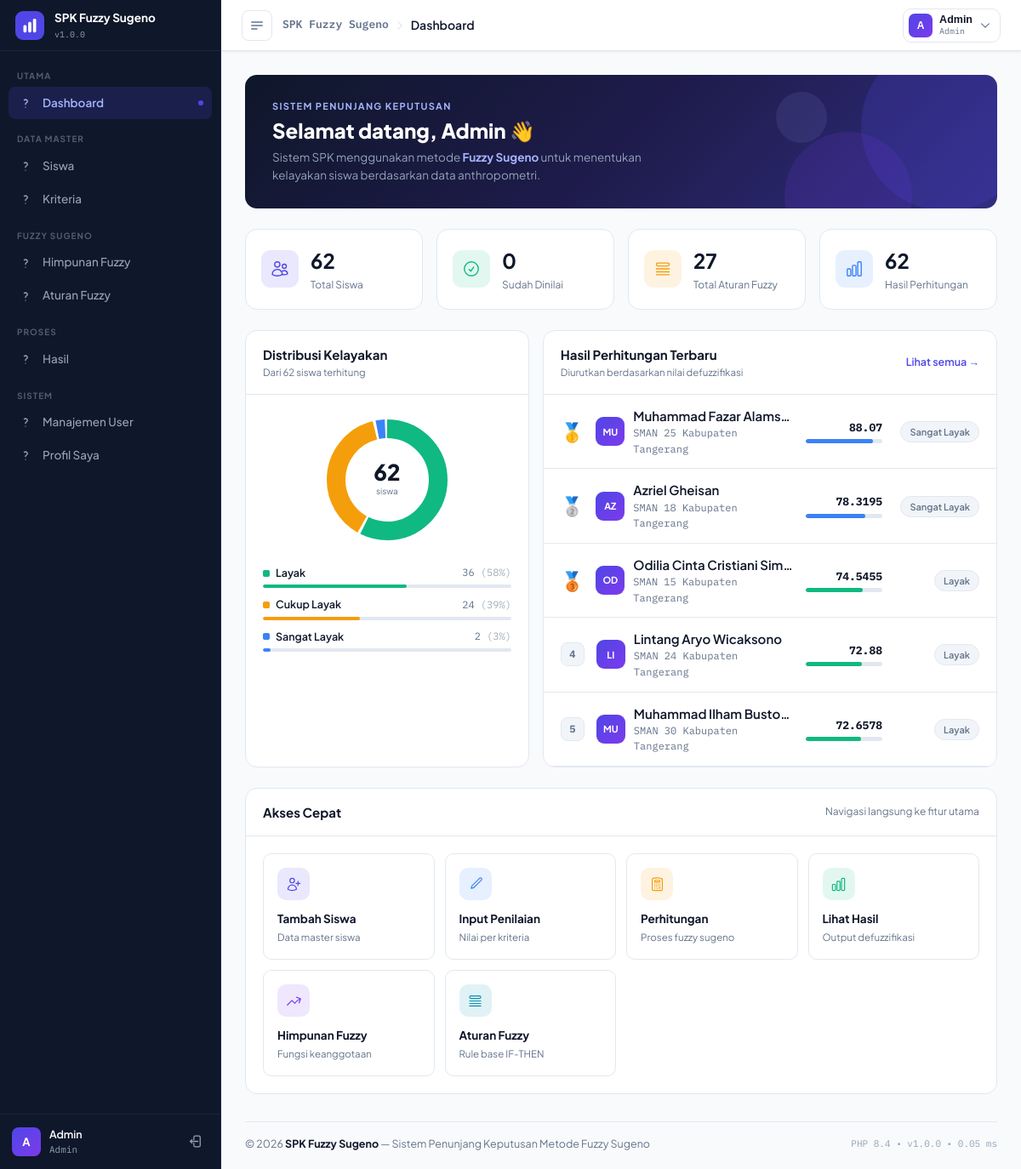
Page /app.php (signed in) on the committed database.
### tables this page shows
CREATE TABLE `hasil_perhitungan` (
  `id_hasil` bigint(100) NOT NULL,
  `id_siswa` int(11) NOT NULL,
  `nilai_defuzzifikasi` float NOT NULL,
  `kategori` varchar(100) NOT NULL,
  `tanggal_hitung` timestamp NOT NULL DEFAULT current_timestamp(),
  `id_user` int(11) DEFAULT NULL
);

CREATE TABLE `siswa` (
  `id_siswa` int(11) NOT NULL,
  `name` varchar(250) DEFAULT NULL,
  `email` varchar(100) DEFAULT NULL,
  `asal_sekolah` varchar(255) DEFAULT NULL,
  `jenis_kelamin` enum('L','P') NOT NULL,
  `tinggi_badan` int(11) DEFAULT NULL,
  `berat_badan` int(11) DEFAULT NULL
);

### pages/Dashboard.php (the view, shortened to what the rows shown need)
<?php
require_once __DIR__ . '/../config/DBConfig.php';
$kategoriMeta = [
  'Sangat Layak' => ['bg' => '#eff6ff', 'text' => '#1e40af', 'border' => '#bfdbfe', 'bar' => '#3b82f6', 'dot' => '#3b82f6'],
  'Layak' => ['bg' => '#f0fdf4', 'text' => '#166534', 'border' => '#bbf7d0', 'bar' => '#10b981', 'dot' => '#10b981'],
  'Cukup Layak' => ['bg' => '#fffbeb', 'text' => '#92400e', 'border' => '#fde68a', 'bar' => '#f59e0b', 'dot' => '#f59e0b'],
  'Tidak Layak' => ['bg' => '#fef2f2', 'text' => '#991b1b', 'border' => '#fecaca', 'bar' => '#ef4444', 'dot' => '#ef4444'],
];
function getRecentHasil($conn, $isLimit = true, $limit = null)
{
  $stmt = $conn->query("SELECT
	  hp.id_hasil,
	  s.name as siswa,
	  s.asal_sekolah,
	  s.jenis_kelamin as jk ,
	  s.tinggi_badan as tinggi,
	  s.berat_badan as berat,
    hp.nilai_defuzzifikasi as defuzz,
    hp.kategori,
    hp.tanggal_hitung as tgl
  FROM hasil_perhitungan hp
  INNER JOIN siswa s ON s.id_siswa = hp.id_siswa
  ORDER BY hp.nilai_defuzzifikasi DESC " . ($isLimit ? "LIMIT $limit" : ""));
  return $stmt->fetchAll(PDO::FETCH_ASSOC);
}
function getDistribusi($conn)
{
  $stmt = $conn->query("SELECT kategori,COUNT(*) AS jumlah
  FROM hasil_perhitungan
  GROUP BY kategori
  ORDER BY jumlah DESC;");
  return $stmt->fetchAll(PDO::FETCH_ASSOC);
}
if ($conn) {
  $recentHasil = getRecentHasil($conn, true, 5);
  $distribusi = getDistribusi($conn);
}
?>
<div style="
    background: linear-gradient(135deg, #0f172a 0%, #1e1b4b 50%, #312e81 100%);
    border-radius: var(--radius-lg);
    padding: 28px 32px;
    margin-bottom: 24px;
    position: relative;
    overflow: hidden;
">
  <div
    style="position:relative;z-index:1;display:flex;align-items:center;justify-content:space-between;flex-wrap:wrap;gap:20px;">
    <div>
      <h2 style="font-size:24px;font-weight:800;color:#fff;margin-bottom:6px;line-height:1.2;">
        Selamat datang, <?= htmlspecialchars($currentUser['name'] ?? 'Admin') ?> 👋
      </h2>
    </div>
  </div>
</div>
<div style="display:grid;grid-template-columns:1fr 1.6fr;gap:16px;margin-bottom:24px;">
  <div class="card">
    <div style="padding:0;">
      <?php foreach ($recentHasil as $ri => $r):
        $medals = ['🥇', '🥈', '🥉'];
        ?>
        <div style="
                display:flex;align-items:center;gap:14px;
                padding:13px 20px;
                border-bottom:1px solid var(--border);
                transition:background .15s;
            " onmouseover="this.style.background='var(--surface-2)'" onmouseout="this.style.background=''">
          <?php if ($ri < 3): ?>
            <div style="font-size:22px;flex-shrink:0;">
              <?= $medals[$ri] ?>
            </div>
          <?php else: ?>
            <div style="
              width:28px;
              height:28px;
              border-radius:8px;
              background:var(--surface-2);
              border:1.5px solid var(--border);
              display:flex;
              align-items:center;
              justify-content:center;
              font-size:12px;
              font-weight:800;
              color: var(--text-muted);
              flex-shrink:0;
              font-family:'IBM Plex Mono',monospace;">
              <?= $ri + 1 ?>
            </div>
          <?php endif; ?>
          <div class="user-cell" style="flex:1;min-width:0;">
            <div class="user-initials" style="width:34px;height:34px;font-size:11px;flex-shrink:0;">
              <?= strtoupper(substr($r['siswa'], 0, 2)) ?>
            </div>
            <div style="min-width:0;">
              <div class="user-name" style="white-space:nowrap;overflow:hidden;text-overflow:ellipsis;"><?= $r['siswa'] ?>
              </div>
              <div class="user-email"><?= $r['asal_sekolah'] ?></div>
            </div>
          </div>
          <div style="width:90px;flex-shrink:0;">
            <div style="display:flex;justify-content:flex-end;margin-bottom:3px;">
              <span
                style="font-family:'IBM Plex Mono',monospace;font-size:13px;font-weight:700;color:var(--text);"><?= $r['defuzz'] ?></span>
            </div>
            <div style="height:5px;border-radius:3px;background:var(--border);overflow:hidden;">
              <div
                style="height:100%;width:<?= $r['defuzz'] ?>%;background:<?= $kategoriMeta[$r['kategori']]['bar'] ?? '#94a3b8' ?>;border-radius:3px;">
              </div>
            </div>
          </div>
          <div style="flex-shrink:0;width:100px;text-align:right;">
            <span style="
                        display:inline-block;padding:3px 10px;
                        border-radius:20px;font-size:11px;font-weight:600;
                        background:<?= $distribusi[$r['kategori']]['bg'] ?? '#f1f5f9' ?>;
                        color:<?= $distribusi[$r['kategori']]['text'] ?? '#64748b' ?>;
                        border:1px solid <?= $distribusi[$r['kategori']]['border'] ?? '#e2e8f0' ?>;
                        white-space:nowrap;">
              <?= $r['kategori'] ?>
            </span>
          </div>
        </div>
      <?php endforeach; ?>
    </div>
  </div>
</div>

### rows in the picture
hasil_perhitungan: ri "🥇", id_siswa.name "MU", id_siswa.name "Muhammad Fazar Alams…", id_siswa.asal_sekolah "SMAN 25 Kabupaten Tangerang", nilai_defuzzifikasi "88.07", kategori "Sangat Layak"
hasil_perhitungan: ri "🥈", id_siswa.name "AZ", id_siswa.name "Azriel Gheisan", id_siswa.asal_sekolah "SMAN 18 Kabupaten Tangerang", nilai_defuzzifikasi "78.3195", kategori "Sangat Layak"
hasil_perhitungan: ri "🥉", id_siswa.name "OD", id_siswa.name "Odilia Cinta Cristiani Sim…", id_siswa.asal_sekolah "SMAN 15 Kabupaten Tangerang", nilai_defuzzifikasi "74.5455", kategori "Layak"
hasil_perhitungan: id_siswa.name "LI", id_siswa.name "Lintang Aryo Wicaksono", id_siswa.asal_sekolah "SMAN 24 Kabupaten Tangerang", nilai_defuzzifikasi "72.88", kategori "Layak"
hasil_perhitungan: id_siswa.name "MU", id_siswa.name "Muhammad Ilham Busto…", id_siswa.asal_sekolah "SMAN 30 Kabupaten Tangerang", nilai_defuzzifikasi "72.6578", kategori "Layak"

### other values in the picture
APP_NAME "SPK Fuzzy Sugeno"
APP_VERSION "1.0.0"
$group['group'] "UTAMA"
$item['label'] "Dashboard"
$group['group'] "DATA MASTER"
$item['label'] "Siswa"
$item['label'] "Kriteria"
$group['group'] "FUZZY SUGENO"
$item['label'] "Himpunan Fuzzy"
$item['label'] "Aturan Fuzzy"
$group['group'] "PROSES"
$item['label'] "Hasil"
$group['group'] "SISTEM"
$item['label'] "Manajemen User"
$item['label'] "Profil Saya"
